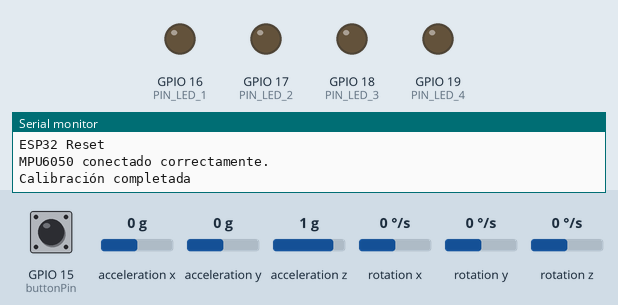
The program below on a simulated ESP32. On the bench: output pins drawn as LEDs (lit = HIGH), the last lines printed to the serial monitor. Dashed ring = blinking. The test bench sets the inputs (shaded band); at power-on: GPIO 15 (buttonPin) HIGH, acceleration x 0 g, acceleration y 0 g, acceleration z 1 g, rotation x 0 °/s, rotation y 0 °/s, rotation z 0 °/s.

Above: at 2.2 s.
2.3 s: GPIO 15 (buttonPin) pulled LOW for 0.15 s
At 2.77 s:
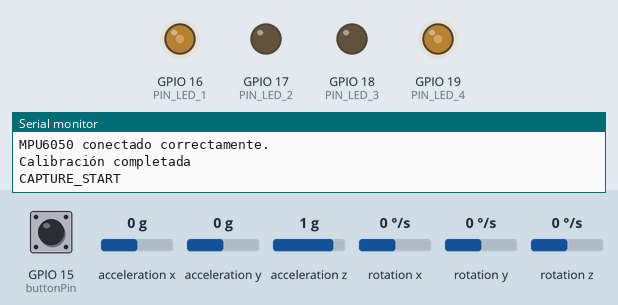
At 5.1 s:
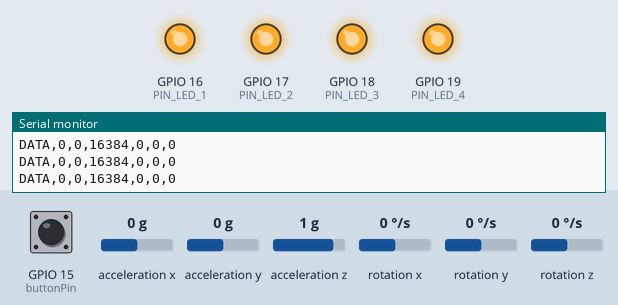
5.3 s: GPIO 15 (buttonPin) pulled LOW for 1 s
At 5.55 s:
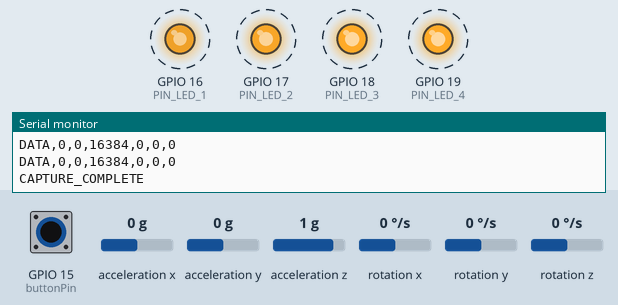
8.3 s: GPIO 15 (buttonPin) pulled LOW for 0.15 s
11.3 s: GPIO 15 (buttonPin) pulled LOW for 3.2 s
Timing chart, 0 to 14.3 s (numbered marks = the images above; inputs shaded):
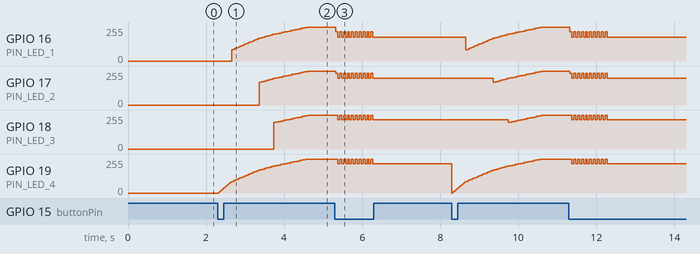

The program:

main.cpp
```cpp
#include <Wire.h>
#include <MPU6050.h>

MPU6050 mpu;

const int buttonPin = 15  ; // GPIO18
bool buttonState = HIGH;
bool lastButtonState = HIGH;
bool capturing = false;
int sampleCount = 0;

// Pines para los LEDs
#define PIN_LED_1 16 // LED inferior
#define PIN_LED_2 17 // LED medio inferior
#define PIN_LED_3 18 // LED medio superior
#define PIN_LED_4 19 // LED superior

void calibrateMPU() {
  mpu.CalibrateAccel(6);
  mpu.CalibrateGyro(6);
  mpu.PrintActiveOffsets();
  Serial.println("Calibración completada");
}

void readMPU() {
  int16_t ax, ay, az, gx, gy, gz;
  mpu.getMotion6(&ax, &ay, &az, &gx, &gy, &gz);

  Serial.print("DATA,");
  Serial.print(ax); Serial.print(",");
  Serial.print(ay); Serial.print(",");
  Serial.print(az); Serial.print(",");
  Serial.print(gx); Serial.print(",");
  Serial.print(gy); Serial.print(",");
  Serial.println(gz);
}

void progressiveLEDs() {
  for (int brightness = 0; brightness <= 255; brightness += 5) {
    analogWrite(PIN_LED_4, brightness);
    delay(20);
    if (brightness >= 85) {
      analogWrite(PIN_LED_1, brightness);
      delay(20);
    }
    if (brightness >= 170) {
      analogWrite(PIN_LED_2, brightness);
      delay(20);
    }
    if (brightness >= 200) {
      analogWrite(PIN_LED_3, brightness);
      delay(20);
    }
  }
}

void vibrationEffect() {
  for (int i = 0; i < 10; i++) {
    analogWrite(PIN_LED_1, 220);
    analogWrite(PIN_LED_2, 240);
    analogWrite(PIN_LED_3, 255);
    analogWrite(PIN_LED_4, 255);
    delay(50);

    analogWrite(PIN_LED_1, 180);
    analogWrite(PIN_LED_2, 200);
    analogWrite(PIN_LED_3, 220);
    analogWrite(PIN_LED_4, 220);
    delay(50);
  }
}

void setup() {
  Serial.begin(115200);
  delay(1000);
  Serial.println("ESP32 Reset");

  Wire.begin(21, 22); // SDA -> GPIO21, SCL -> GPIO22
  Wire.setClock(400000); // Configura I2C a 400kHz

  pinMode(buttonPin, INPUT_PULLUP);
  pinMode(PIN_LED_1, OUTPUT);
  pinMode(PIN_LED_2, OUTPUT);
  pinMode(PIN_LED_3, OUTPUT);
  pinMode(PIN_LED_4, OUTPUT);

  mpu.initialize();
  if (mpu.testConnection()) {
    Serial.println("MPU6050 conectado correctamente.");
    calibrateMPU();
  } else {
    Serial.println("Error al conectar el MPU6050.");
    while (1);
  }
}

void loop() {
  buttonState = digitalRead(buttonPin);

  // Iniciar o detener la captura al presionar el botón
  if (buttonState == LOW && lastButtonState == HIGH) {
    capturing = !capturing;
    if (capturing) {
      Serial.println("CAPTURE_START");
      sampleCount = 0;
      progressiveLEDs(); // Enciende LEDs de forma progresiva cuando inicia la captura
    } else {
      Serial.println("CAPTURE_COMPLETE");
      vibrationEffect(); // Efecto de vibración de LEDs al finalizar la captura
    }
    delay(200);
  }

  // Realizar la captura de datos del giroscopio si capturing está activo
  if (capturing) {
    if (sampleCount < 40) {
      readMPU();
      sampleCount++;
    } else {
      Serial.println("CAPTURE_COMPLETE");
      capturing = false;
      vibrationEffect();
    }
    delay(50);
  }

  lastButtonState = buttonState;
}
```

Measured:
- after the input at 2.3 s, GPIO 16 (PIN_LED_1): moves from 0/255 to 255/255 over 1.9 s, starting after 0.36 s; GPIO 17 (PIN_LED_2): moves from 0/255 to 255/255 over 1.2 s, starting after 1.1 s; GPIO 18 (PIN_LED_3): moves from 0/255 to 255/255 over 0.88 s, starting after 1.4 s; GPIO 19 (PIN_LED_4): moves from 0/255 to 255/255 over 2.2 s, starting at once
